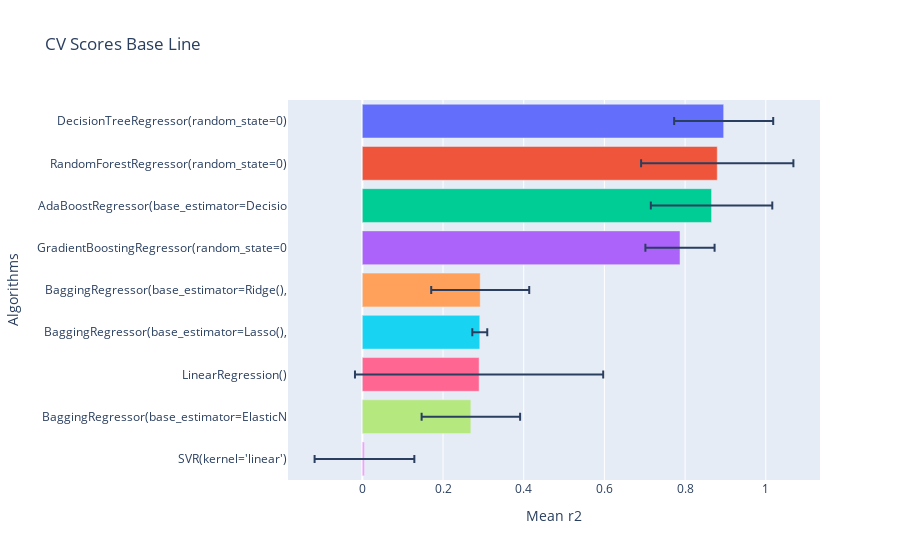

The notebook cell saved with this chart:
### Code cell
gp.crossval_models(x_train,y_train,10,lista_estimadores,"r2")

### Figure 1 — Plotly figure (JSON) as saved in the notebook; plotly's stock layout.template omitted (floating-point values rounded to 4 significant figures)
{"data": [{"alignmentgroup": "True", "error_x": {"array": [0.1228]}, "hovertemplate": "Algorithms=%{y}<br>Mean r2=%{x}<extra></extra>", "legendgroup": "DecisionTreeRegressor(random_state=0)", "marker": {"color": "#636efa", "pattern": {"shape": ""}}, "name": "DecisionTreeRegressor(random_state=0)", "offsetgroup": "DecisionTreeRegressor(random_state=0)", "orientation": "h", "showlegend": true, "textposition": "auto", "type": "bar", "x": [0.8957], "xaxis": "x", "y": ["DecisionTreeRegressor(random_state=0)"], "yaxis": "y"}, {"alignmentgroup": "True", "error_x": {"array": [0.1888]}, "hovertemplate": "Algorithms=%{y}<br>Mean r2=%{x}<extra></extra>", "legendgroup": "RandomForestRegressor(random_state=0)", "marker": {"color": "#EF553B", "pattern": {"shape": ""}}, "name": "RandomForestRegressor(random_state=0)", "offsetgroup": "RandomForestRegressor(random_state=0)", "orientation": "h", "showlegend": true, "textposition": "auto", "type": "bar", "x": [0.8797], "xaxis": "x", "y": ["RandomForestRegressor(random_state=0)"], "yaxis": "y"}, {"alignmentgroup": "True", "error_x": {"array": [0.1505]}, "hovertemplate": "Algorithms=%{y}<br>Mean r2=%{x}<extra></extra>", "legendgroup": "AdaBoostRegressor(base_estimator=Decisio", "marker": {"color": "#00cc96", "pattern": {"shape": ""}}, "name": "AdaBoostRegressor(base_estimator=Decisio", "offsetgroup": "AdaBoostRegressor(base_estimator=Decisio", "orientation": "h", "showlegend": true, "textposition": "auto", "type": "bar", "x": [0.8656], "xaxis": "x", "y": ["AdaBoostRegressor(base_estimator=Decisio"], "yaxis": "y"}, {"alignmentgroup": "True", "error_x": {"array": [0.08574]}, "hovertemplate": "Algorithms=%{y}<br>Mean r2=%{x}<extra></extra>", "legendgroup": "GradientBoostingRegressor(random_state=0", "marker": {"color": "#ab63fa", "pattern": {"shape": ""}}, "name": "GradientBoostingRegressor(random_state=0", "offsetgroup": "GradientBoostingRegressor(random_state=0", "orientation": "h", "showlegend": true, "textposition": "auto", "type": "bar", "x": [0.7874], "xaxis": "x", "y": ["GradientBoostingRegressor(random_state=0"], "yaxis": "y"}, {"alignmentgroup": "True", "error_x": {"array": [0.1215]}, "hovertemplate": "Algorithms=%{y}<br>Mean r2=%{x}<extra></extra>", "legendgroup": "BaggingRegressor(base_estimator=Ridge(),", "marker": {"color": "#FFA15A", "pattern": {"shape": ""}}, "name": "BaggingRegressor(base_estimator=Ridge(),", "offsetgroup": "BaggingRegressor(base_estimator=Ridge(),", "orientation": "h", "showlegend": true, "textposition": "auto", "type": "bar", "x": [0.2922], "xaxis": "x", "y": ["BaggingRegressor(base_estimator=Ridge(),"], "yaxis": "y"}, {"alignmentgroup": "True", "error_x": {"array": [0.01855]}, "hovertemplate": "Algorithms=%{y}<br>Mean r2=%{x}<extra></extra>", "legendgroup": "BaggingRegressor(base_estimator=Lasso(),", "marker": {"color": "#19d3f3", "pattern": {"shape": ""}}, "name": "BaggingRegressor(base_estimator=Lasso(),", "offsetgroup": "BaggingRegressor(base_estimator=Lasso(),", "orientation": "h", "showlegend": true, "textposition": "auto", "type": "bar", "x": [0.2911], "xaxis": "x", "y": ["BaggingRegressor(base_estimator=Lasso(),"], "yaxis": "y"}, {"alignmentgroup": "True", "error_x": {"array": [0.3077]}, "hovertemplate": "Algorithms=%{y}<br>Mean r2=%{x}<extra></extra>", "legendgroup": "LinearRegression()", "marker": {"color": "#FF6692", "pattern": {"shape": ""}}, "name": "LinearRegression()", "offsetgroup": "LinearRegression()", "orientation": "h", "showlegend": true, "textposition": "auto", "type": "bar", "x": [0.2894], "xaxis": "x", "y": ["LinearRegression()"], "yaxis": "y"}, {"alignmentgroup": "True", "error_x": {"array": [0.1221]}, "hovertemplate": "Algorithms=%{y}<br>Mean r2=%{x}<extra></extra>", "legendgroup": "BaggingRegressor(base_estimator=ElasticN", "marker": {"color": "#B6E880", "pattern": {"shape": ""}}, "name": "BaggingRegressor(base_estimator=ElasticN", "offsetgroup": "BaggingRegressor(base_estimator=ElasticN", "orientation": "h", "showlegend": true, "textposition": "auto", "type": "bar", "x": [0.269], "xaxis": "x", "y": ["BaggingRegressor(base_estimator=ElasticN"], "yaxis": "y"}, {"alignmentgroup": "True", "error_x": {"array": [0.1236]}, "hovertemplate": "Algorithms=%{y}<br>Mean r2=%{x}<extra></extra>", "legendgroup": "SVR(kernel='linear')", "marker": {"color": "#FF97FF", "pattern": {"shape": ""}}, "name": "SVR(kernel='linear')", "offsetgroup": "SVR(kernel='linear')", "orientation": "h", "showlegend": true, "textposition": "auto", "type": "bar", "x": [0.005285], "xaxis": "x", "y": ["SVR(kernel='linear')"], "yaxis": "y"}], "layout": {"barmode": "relative", "legend": {"title": {"text": "Algorithms"}, "tracegroupgap": 0}, "showlegend": false, "title": {"text": "CV Scores Base Line"}, "xaxis": {"anchor": "y", "domain": [0, 1], "title": {"text": "Mean r2"}}, "yaxis": {"anchor": "x", "categoryarray": ["SVR(kernel='linear')", "BaggingRegressor(base_estimator=ElasticN", "LinearRegression()", "BaggingRegressor(base_estimator=Lasso(),", "BaggingRegressor(base_estimator=Ridge(),", "GradientBoostingRegressor(random_state=0", "AdaBoostRegressor(base_estimator=Decisio", "RandomForestRegressor(random_state=0)", "DecisionTreeRegressor(random_state=0)"], "categoryorder": "array", "domain": [0, 1], "title": {"text": "Algorithms"}}}}
